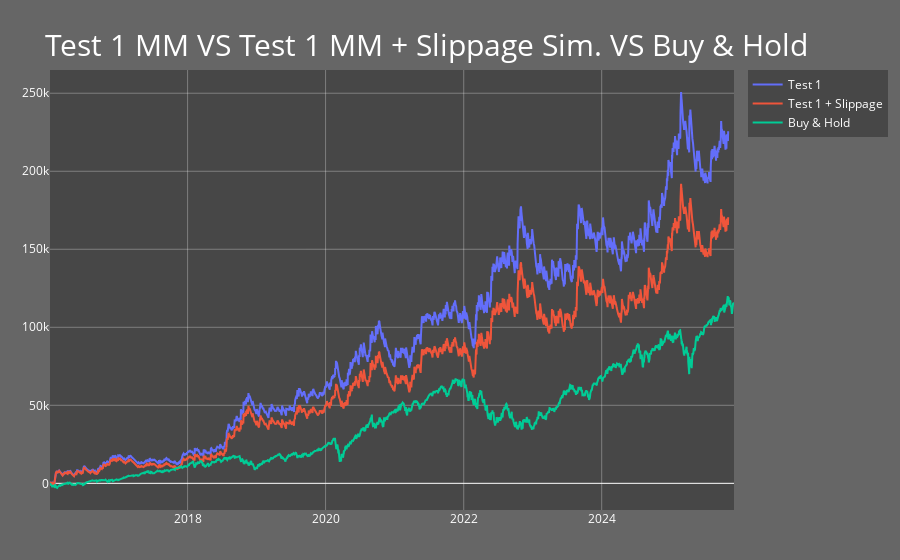

Notebook code for this chart:
### Markdown cell above
### Test 1 MM VS Test 1 MM + Slippage Simulation VS Buy & Hold

### Code cell
fig6 = go.Figure()
fig6.add_trace(go.Scatter(x = test2.dates, y = np.cumsum(test2.trades_pnl), mode = 'lines', name = 'Test 1'))
fig6.add_trace(go.Scatter(x = test3.dates, y = np.cumsum(test3.trades_pnl), mode = 'lines', name = 'Test 1 + Slippage'))
fig6.add_trace(go.Scatter(x = buy_hold_account1.index, y = buy_hold_account1.values - 25000, mode = 'lines', name = 'Buy & Hold'))
fig6.update_layout(title = dict(text = "Test 1 MM VS Test 1 MM + Slippage Sim. VS Buy & Hold", yanchor = "top", font= dict(size = 30)), 
                  margin=dict(l=50, r=50, t=70, b=50), 
                  plot_bgcolor = "rgba(64,64,64,0.8)",
                  paper_bgcolor = "rgba(64,64,64,0.8)",
                  font = dict(color = "white"),
                  yaxis=dict(showgrid = True, gridcolor = "rgba(255,255,255,0.3)", zerolinewidth = 1),
                  xaxis = dict(showgrid = True, gridcolor = "rgba(255,255,255,0.3)"))

### Figure 1 — Plotly figure (JSON) as saved in the notebook; plotly's stock layout.template omitted (floating-point values rounded to 4 significant figures; data arrays with more than 128 entries replaced by an {"elided": "..."} marker saying what was removed)
{"data": [{"mode": "lines", "name": "Test 1", "type": "scatter", "x": {"elided": "2430 str values"}, "y": {"elided": "2430 float values"}}, {"mode": "lines", "name": "Test 1 + Slippage", "type": "scatter", "x": {"elided": "2430 str values"}, "y": {"elided": "2430 float values"}}, {"mode": "lines", "name": "Buy & Hold", "type": "scatter", "x": {"elided": "2473 str values"}, "y": {"elided": "2473 float values"}}], "layout": {"font": {"color": "white"}, "margin": {"b": 50, "l": 50, "r": 50, "t": 70}, "paper_bgcolor": "rgba(64,64,64,0.8)", "plot_bgcolor": "rgba(64,64,64,0.8)", "title": {"font": {"size": 30}, "text": "Test 1 MM VS Test 1 MM + Slippage Sim. VS Buy & Hold", "yanchor": "top"}, "xaxis": {"gridcolor": "rgba(255,255,255,0.3)", "showgrid": true}, "yaxis": {"gridcolor": "rgba(255,255,255,0.3)", "showgrid": true, "zerolinewidth": 1}}}
